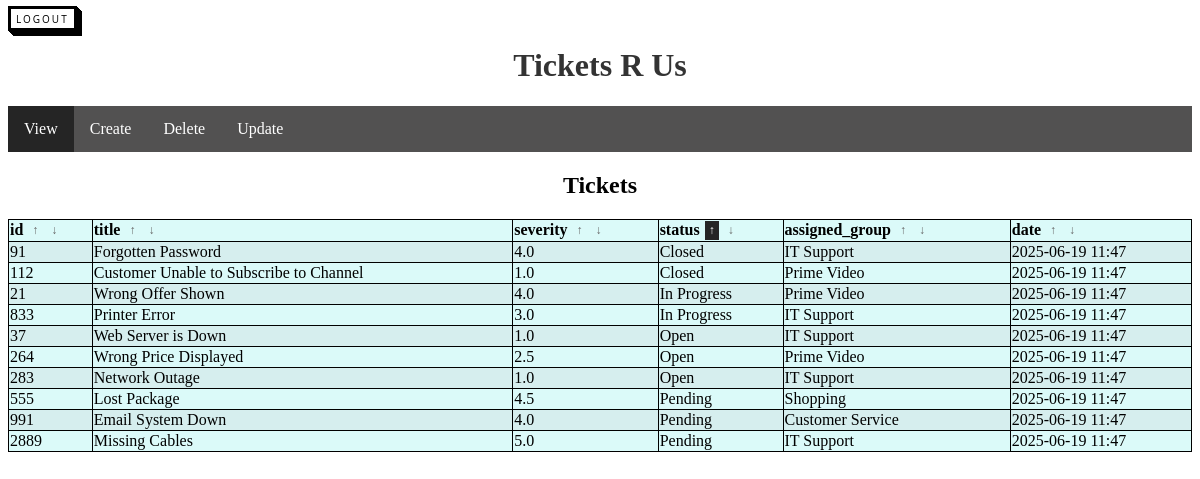
The page /tickets/main?sort=status&order=asc (signed in) on the database its author committed.
### models.py (models this page shows)
class Tickets(db.Model):
    id = db.Column(db.Integer, primary_key=True, autoincrement=False)
    title = db.Column(db.String(256), nullable=False)
    severity = db.Column(db.Float, nullable=False)
    status = db.Column(db.String(50), nullable=False)
    assigned_group = db.Column(db.String(100), nullable=False)
    date = db.Column(db.DateTime(timezone=True))

### blueprints/tickets/routes.py (the view)
@tickets_blueprint.route('/main')
@login_required
def main():
    sort_by = request.args.get('sort', 'id')
    order = request.args.get('order', 'asc')
    if order == 'asc':
        tickets = Tickets.query.order_by(getattr(Tickets, sort_by).asc()).all()
    else:
        tickets = Tickets.query.order_by(getattr(Tickets, sort_by).desc()).all()
    columns = Tickets.__table__.columns.keys()
    return render_template('main.html',
                           tickets=tickets,
                           columns=columns,
                           selected_ticket=None,
                           active_tab='view',
                           sort_by=sort_by,
                           order=order)

### __init__.py (called while the page is built)
def create_app(test_config=None):
    app = Flask(__name__)
    if test_config is None:
        app.config.from_object(Config)
    else:
        app.config.update(test_config)
    db.init_app(app)
    login_manager.login_view = 'auth.login'
    login_manager.login_message_category = 'failure'
    login_manager.init_app(app)
    from blueprints.auth.routes import auth_blueprint
    from blueprints.tickets.routes import tickets_blueprint
    from blueprints.main.routes import main_blueprint
    app.register_blueprint(auth_blueprint, url_prefix='/auth')
    app.register_blueprint(tickets_blueprint, url_prefix='/tickets')
    app.register_blueprint(main_blueprint)
    @login_manager.user_loader
    def load_user(id):
        return User.query.get(int(id))
    if test_config and test_config.get('TESTING'):
        with app.app_context():
            db.create_all()
    return app

### templates/main.html (shortened to what this page needs)
<!DOCTYPE html>
<html>
<head>
    <link rel="stylesheet" href="{{ url_for('static', filename='css/style.css') }}">
</head>
<body>
    <a href="{{ url_for('auth.logout') }}" class="button-back">Logout</a>
    <h1>Tickets R Us</h1>
    <ul>
        <li><a href="#view" onclick="setActive(this)" class="tab-link active" data-tab="view">View</a></li>
        <li><a href="#create" onclick="setActive(this)" class="tab-link" data-tab="create">Create</a></li>
        <li><a href="#delete" onclick="setActive(this)" class="tab-link" data-tab="delete">Delete</a></li>
        <li><a href="#update" onclick="setActive(this)" class="tab-link" data-tab="update">Update</a></li>
    </ul>
    <div id="view" class="tab">
        <h2>Tickets</h2>
        <table align="center" style="width:100%">
            <tr>
                {% for column in columns %}
                <th>
                    <div class="sort-header">
                        {{ column }}
                        <a href="{{ url_for('tickets.main', sort=column, order='asc') }}"
                            class="sort-link {% if sort_by==column and order=='asc' %}active{% endif %}">↑</a>
                        <a href="{{ url_for('tickets.main', sort=column, order='desc') }}"
                            class="sort-link {% if sort_by==column and order=='desc' %}active{% endif %}">↓</a>
                    </div>
                </th>
                {% endfor %}
            </tr>
            {% for ticket in tickets %}
            <tr>
                <td>{{ ticket.id }}</td>
                <td>{{ ticket.title }}</td>
                <td>{{ ticket.severity }}</td>
                <td>{{ ticket.status }}</td>
                <td>{{ ticket.assigned_group }}</td>
                <td>{{ ticket.date.strftime('%Y-%m-%d %H:%M') }}</td>
            </tr>
            {% endfor %}
        </table>
    </div>
</body>
</html>

### static/css/style.css (style rules this page uses)
h1 { color: #333; text-align: center; }
h2 { text-align: center; }
.button-back { font-family: "Open Sans", sans-serif; font-size: 10px; letter-spacing: 2px; text-decoration: none; text-transform: uppercase; color: #000; cursor: pointer; border: 3px solid; padding: 0.25em 0.5em; box-shadow: 1px 1px 0px 0px, 2px 2px 0px 0px, 3px 3px 0px 0px, 4px 4px 0px 0px, 5px 5px 0px 0px; position: relative; user-select: none; -webkit-user-select: none; touch-action: manipulation; }
ul { list-style-type: none; margin: 0; padding: 0; overflow: hidden; background-color: #525151; }
li { float: left; }
li a { display: block; color: white; text-align: center; padding: 14px 16px; text-decoration: none; }
.active { background-color: #252525; }
tr:nth-child(even) { background-color: #d6eeee; }
tr:nth-child(odd) { background-color: #dbfaf9; }
table, th, td { border: 1px solid black; border-collapse: collapse; }
.sort-header { display: flex; align-items: center; gap: 5px; }
.sort-link { text-decoration: none; color: #666; font-size: 12px; padding: 2px 4px; }
.sort-link.active { font-weight: bold; color: #ffffff; }

### rows shown on the page
Tickets: id "91", title "Forgotten Password", severity "4.0", status "Closed", assigned_group "IT Support", date "2025-06-19 11:47"
Tickets: id "112", title "Customer Unable to Subscribe to Channel", severity "1.0", status "Closed", assigned_group "Prime Video", date "2025-06-19 11:47"
Tickets: id "21", title "Wrong Offer Shown", severity "4.0", status "In Progress", assigned_group "Prime Video", date "2025-06-19 11:47"
Tickets: id "833", title "Printer Error", severity "3.0", status "In Progress", assigned_group "IT Support", date "2025-06-19 11:47"
Tickets: id "37", title "Web Server is Down", severity "1.0", status "Open", assigned_group "IT Support", date "2025-06-19 11:47"
Tickets: id "264", title "Wrong Price Displayed", severity "2.5", status "Open", assigned_group "Prime Video", date "2025-06-19 11:47"
Tickets: id "283", title "Network Outage", severity "1.0", status "Open", assigned_group "IT Support", date "2025-06-19 11:47"
Tickets: id "555", title "Lost Package", severity "4.5", status "Pending", assigned_group "Shopping", date "2025-06-19 11:47"
Tickets: id "991", title "Email System Down", severity "4.0", status "Pending", assigned_group "Customer Service", date "2025-06-19 11:47"
Tickets: id "2889", title "Missing Cables", severity "5.0", status "Pending", assigned_group "IT Support", date "2025-06-19 11:47"

### other values the page prints
{{ column }} "id" "title" "severity" "status" "assigned_group" "date"
